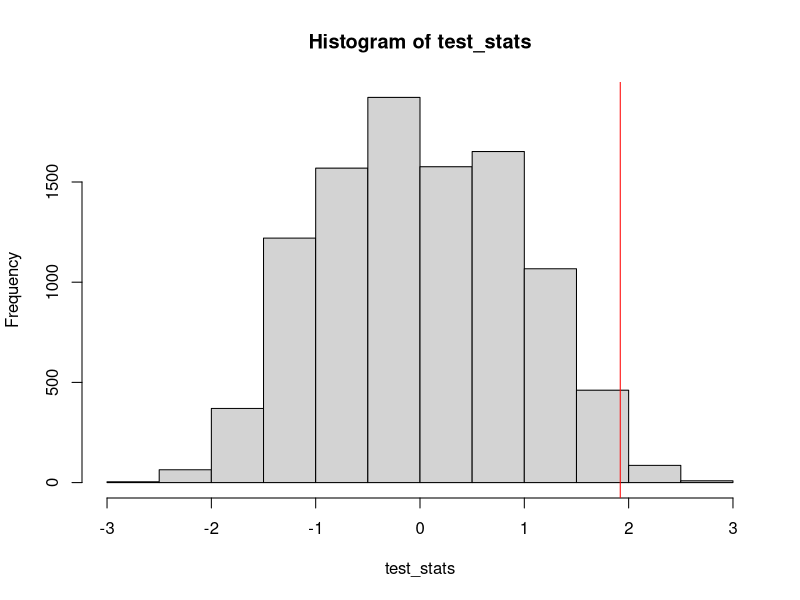
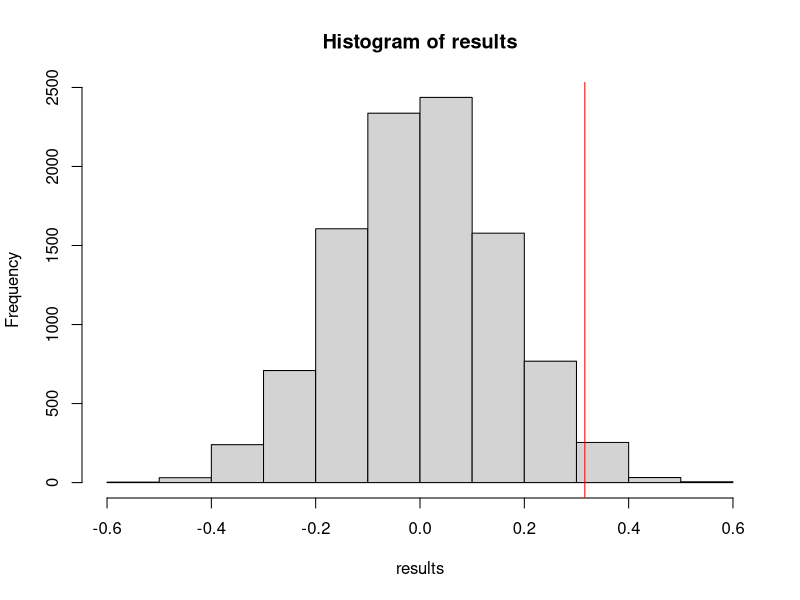

Write R code to recreate these figures, in order.
## ---- chunk 1
set.seed(1848)
## ---- chunk 2
expo_data<- c( 6.98, 7.72, 1.92, 0.51, 1.31, 7.75, 0.34, 5.15, 4.18, 8.50,
               1.70, 2.61, 0.66, 2.01, 2.72, 1.44, 9.27, 6.16, 0.07, 11.44,
               0.85, 9.89, 8.94, 1.64, 3.12, 5.51, 2.07, 0.618, 1.33, 4.11,
               0.04, 0.36, 1.85, 3.50, 4.25 );
## ---- chunk 3

xbar <- mean(expo_data)
N <- 1e4
n <- length(expo_data)
results <- rep(NA, N)
for (i in 1:N) {
  results[i] <- mean(rexp(n, rate = 1 / xbar))
}

quantile(results, probs = c(0.025, 0.975))
## ---- chunk 4

varbar <- var(expo_data)
c(xbar - 1.96 * sqrt(varbar / n), xbar + 1.96 * sqrt(varbar / n))

## ---- chunk 5

lambdaHat <- 1 / mean(expo_data)
results <- rep(NA, N)
for (i in 1:N) {
  results[i] <- 1 / mean(rexp(n, rate = lambdaHat))
}
quantile(results, probs = c(0.025, 0.975))

## ---- chunk 6
varbar <- var(expo_data)
xbar <- mean(expo_data)
c(1 / (xbar + 1.96 * sqrt(varbar / n)), 1 / (xbar - 1.96 * sqrt(varbar / n)))
## ---- chunk 7
minutesA <- c( 0,5,4,5,1,0,1,1,2,2,0,11,3,0,4,24,3,1,3,1,6,2,1,4,0,8,6,3);
minutesB <- c( 7,1,0,2,2,0,3,2,5,0,0,0,0,2,0,1,1,5,3,2,1,1,1,0,1,0,1,4,0,0,4,5);
## ---- chunk 8

muaHat <- mean(minutesA)
mubHat <- mean(minutesB)
muaHat
mubHat

## ---- chunk 9

muaHat - mubHat

## ---- chunk 10

paHat <- 1 / (1 + muaHat)
pbHat <- 1 / (1 + mubHat)

paHat
pbHat

## ---- chunk 11
na <- length(minutesA)
nb <- length(minutesB)
simulate_once <- function () {
  temp1 <- rgeom(na, paHat)
  temp2 <- rgeom(nb, pbHat)
  return (mean(temp1) - mean(temp2))
}

results <- rep(NA, N)
for (i in 1:N) {
  results[i] <- simulate_once()
}

quantile(results, probs = c(0.025, 0.975))

## ---- chunk 12

permute_and_compute <- function (data1, data2) {
  pool <- c(data1, data2)
  n1 <- length(data1)
  n2 <- length(data2)
  nt <- n1 + n2
  shuf <- sample(pool, size = nt, replace = FALSE)
  shuf1 <- shuf[1:n1]
  shuf2 <- shuf[(n1 + 1): nt]
  return (mean(shuf1) - mean(shuf2))
}

test_stats <- rep(NA, N)
for (i in 1:N) {
  test_stats[i] <- permute_and_compute(minutesA, minutesB)
}
hist(test_stats)
abline(v = (muaHat - mubHat), col = 'red')
sum(test_stats >= (muaHat - mubHat)) / N
## ---- chunk 13

26 / 225
## ---- chunk 14

31 / 92

## ---- chunk 15

87 / 101

## ---- chunk 16

(0.95 * 0.01) / (0.95 * 0.01 + 0.99 * 0.01)

## ---- chunk 17
x <- c( -0.54660789, 2.43686553, 1.24397260, -0.73957557, 2.33131378,
        -0.97341652, -0.48911950, 0.35658630, -0.77824579, 1.55796356,
        0.10641176,  0.89764371, 0.64903636, 1.89822592, -0.35568742,
        1.52124163, 0.01328800, 1.33453143, -1.08829020, 0.83033763,
        0.68018922, 1.93419047, 1.14073253, 2.56650893, 1.90859128,
        1.39105347, 1.37547130, -0.07223141,  0.43142589, 1.78035482,
        1.90837367, 1.84173396, -0.09760825, 1.66610817, 0.03379679,
        0.97277154, 0.78599263,  0.75538460, 1.23006396, 0.83001685 );
y <- c( 0.64297443, 2.47047888, 2.20400164, 1.63743023, 2.71562759,
        0.89221406, 0.95695500, 1.93372675, -0.78510178, 1.67736371,
        0.84847015, 1.54191399, 1.06871388, -0.68989956, -0.08968257,
        1.03751238, 0.70287354, 0.18421545, -0.12443295, -1.46861684,
        0.48048808, 1.84445844, 0.19248018, 1.03515580, 1.13516935,
        1.54098541, 2.24399689, -1.12419549, 0.40755826, 1.03454528,
        -0.43858469, 0.82394013, -0.64106964, 0.90682616, 2.14253534,
        -0.16303192, 0.01571576, 0.05148464, 0.21077641, 0.54581579 )
## ---- chunk 18

cov(x, y)

## ---- chunk 19

permute_and_compute2 <- function (data1, data2) {
  pool <- c(data1, data2)
  n1 <- length(data1)
  n2 <- length(data2)
  nt <- n1 + n2
  shuf <- sample(pool, size = nt, replace = FALSE)
  shuf1 <- shuf[1:n1]
  shuf2 <- shuf[(n1 + 1): nt]
  return (cov(shuf1, shuf2))
}

results <- rep(NA, N)
for (i in 1:N) {
  results[i] <- permute_and_compute2(x, y)
}

hist(results)
abline(v = cov(x, y), col = 'red')
sum(results >= cov(x, y)) / N
## ---- chunk 20
head(morley)
## ---- chunk 21

varhat <- var(morley$Speed)
muhat <- mean(morley$Speed)
varhat + muhat ^ 2

## ---- chunk 22

n <- length(morley$Speed)
results <- rep(NA, N)
for (i in 1:N) {
  results[i] <- mean(rnorm(n, mean = muhat, sd = sqrt(varhat))) ^ 2
}
quantile(results, probs = c(0.025, 0.975))
## ---- chunk 23

c((muhat - 1.96 * sqrt(varhat / n)) ^ 2, (muhat + 1.96 * sqrt(varhat / n)) ^ 2)

